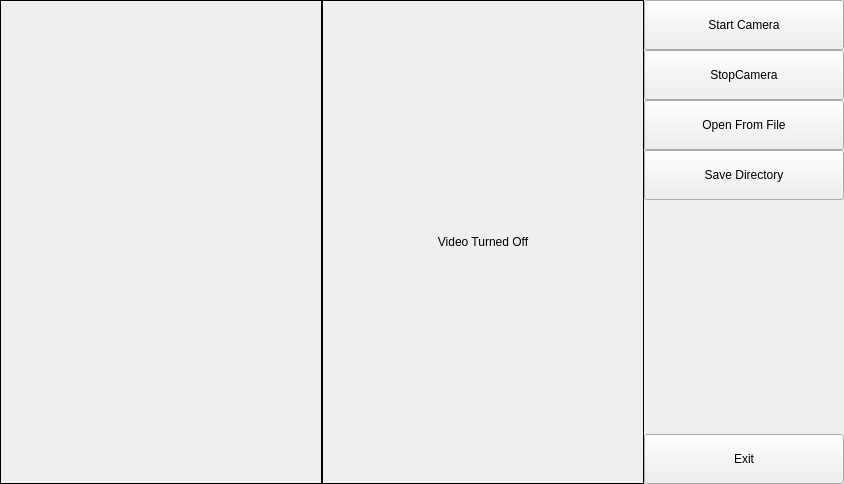
<?xml version="1.0" encoding="UTF-8"?>
<ui version="4.0">
 <class>MainWindow</class>
 <widget class="QMainWindow" name="MainWindow">
  <property name="enabled">
   <bool>true</bool>
  </property>
  <property name="geometry">
   <rect>
    <x>0</x>
    <y>0</y>
    <width>844</width>
    <height>484</height>
   </rect>
  </property>
  <property name="sizePolicy">
   <sizepolicy hsizetype="Preferred" vsizetype="Preferred">
    <horstretch>0</horstretch>
    <verstretch>0</verstretch>
   </sizepolicy>
  </property>
  <property name="minimumSize">
   <size>
    <width>0</width>
    <height>0</height>
   </size>
  </property>
  <property name="windowTitle">
   <string>Group 1 OCR Prototype</string>
  </property>
  <property name="animated">
   <bool>false</bool>
  </property>
  <widget class="QWidget" name="centralwidget">
   <layout class="QGridLayout" name="gridLayout_2">
    <property name="leftMargin">
     <number>0</number>
    </property>
    <property name="topMargin">
     <number>0</number>
    </property>
    <property name="rightMargin">
     <number>0</number>
    </property>
    <property name="bottomMargin">
     <number>0</number>
    </property>
    <property name="spacing">
     <number>0</number>
    </property>
    <item row="0" column="0">
     <layout class="QGridLayout" name="gridLayout">
      <property name="spacing">
       <number>0</number>
      </property>
      <item row="0" column="1">
       <widget class="QLabel" name="vidOut">
        <property name="frameShape">
         <enum>QFrame::Box</enum>
        </property>
        <property name="text">
         <string>Video Turned Off</string>
        </property>
        <property name="textFormat">
         <enum>Qt::AutoText</enum>
        </property>
        <property name="scaledContents">
         <bool>true</bool>
        </property>
        <property name="alignment">
         <set>Qt::AlignCenter</set>
        </property>
       </widget>
      </item>
      <item row="0" column="0">
       <widget class="QLabel" name="ocrOut_2">
        <property name="frameShape">
         <enum>QFrame::Box</enum>
        </property>
        <property name="text">
         <string/>
        </property>
        <property name="scaledContents">
         <bool>true</bool>
        </property>
       </widget>
      </item>
     </layout>
    </item>
    <item row="0" column="1">
     <layout class="QVBoxLayout" name="verticalLayout">
      <property name="spacing">
       <number>0</number>
      </property>
      <item>
       <widget class="QPushButton" name="btnCamera">
        <property name="sizePolicy">
         <sizepolicy hsizetype="Fixed" vsizetype="Fixed">
          <horstretch>0</horstretch>
          <verstretch>0</verstretch>
         </sizepolicy>
        </property>
        <property name="minimumSize">
         <size>
          <width>200</width>
          <height>50</height>
         </size>
        </property>
        <property name="maximumSize">
         <size>
          <width>200</width>
          <height>50</height>
         </size>
        </property>
        <property name="layoutDirection">
         <enum>Qt::RightToLeft</enum>
        </property>
        <property name="text">
         <string>Start Camera</string>
        </property>
       </widget>
      </item>
      <item>
       <widget class="QPushButton" name="btnStopCamera">
        <property name="sizePolicy">
         <sizepolicy hsizetype="Fixed" vsizetype="Fixed">
          <horstretch>0</horstretch>
          <verstretch>0</verstretch>
         </sizepolicy>
        </property>
        <property name="minimumSize">
         <size>
          <width>200</width>
          <height>50</height>
         </size>
        </property>
        <property name="maximumSize">
         <size>
          <width>200</width>
          <height>50</height>
         </size>
        </property>
        <property name="layoutDirection">
         <enum>Qt::RightToLeft</enum>
        </property>
        <property name="text">
         <string>StopCamera</string>
        </property>
       </widget>
      </item>
      <item>
       <widget class="QPushButton" name="btnFile">
        <property name="sizePolicy">
         <sizepolicy hsizetype="Fixed" vsizetype="Fixed">
          <horstretch>0</horstretch>
          <verstretch>0</verstretch>
         </sizepolicy>
        </property>
        <property name="minimumSize">
         <size>
          <width>200</width>
          <height>50</height>
         </size>
        </property>
        <property name="maximumSize">
         <size>
          <width>200</width>
          <height>50</height>
         </size>
        </property>
        <property name="layoutDirection">
         <enum>Qt::RightToLeft</enum>
        </property>
        <property name="text">
         <string>Open From File</string>
        </property>
       </widget>
      </item>
      <item>
       <widget class="QPushButton" name="btnDirectory">
        <property name="sizePolicy">
         <sizepolicy hsizetype="Fixed" vsizetype="Fixed">
          <horstretch>0</horstretch>
          <verstretch>0</verstretch>
         </sizepolicy>
        </property>
        <property name="minimumSize">
         <size>
          <width>200</width>
          <height>50</height>
         </size>
        </property>
        <property name="maximumSize">
         <size>
          <width>200</width>
          <height>50</height>
         </size>
        </property>
        <property name="layoutDirection">
         <enum>Qt::RightToLeft</enum>
        </property>
        <property name="text">
         <string>Save Directory</string>
        </property>
       </widget>
      </item>
      <item>
       <spacer name="verticalSpacer">
        <property name="orientation">
         <enum>Qt::Vertical</enum>
        </property>
        <property name="sizeHint" stdset="0">
         <size>
          <width>20</width>
          <height>40</height>
         </size>
        </property>
       </spacer>
      </item>
      <item>
       <widget class="QPushButton" name="btnExit">
        <property name="sizePolicy">
         <sizepolicy hsizetype="Fixed" vsizetype="Fixed">
          <horstretch>0</horstretch>
          <verstretch>0</verstretch>
         </sizepolicy>
        </property>
        <property name="minimumSize">
         <size>
          <width>200</width>
          <height>50</height>
         </size>
        </property>
        <property name="maximumSize">
         <size>
          <width>200</width>
          <height>50</height>
         </size>
        </property>
        <property name="layoutDirection">
         <enum>Qt::RightToLeft</enum>
        </property>
        <property name="text">
         <string>Exit</string>
        </property>
       </widget>
      </item>
     </layout>
    </item>
   </layout>
  </widget>
 </widget>
 <resources/>
 <connections/>
</ui>
